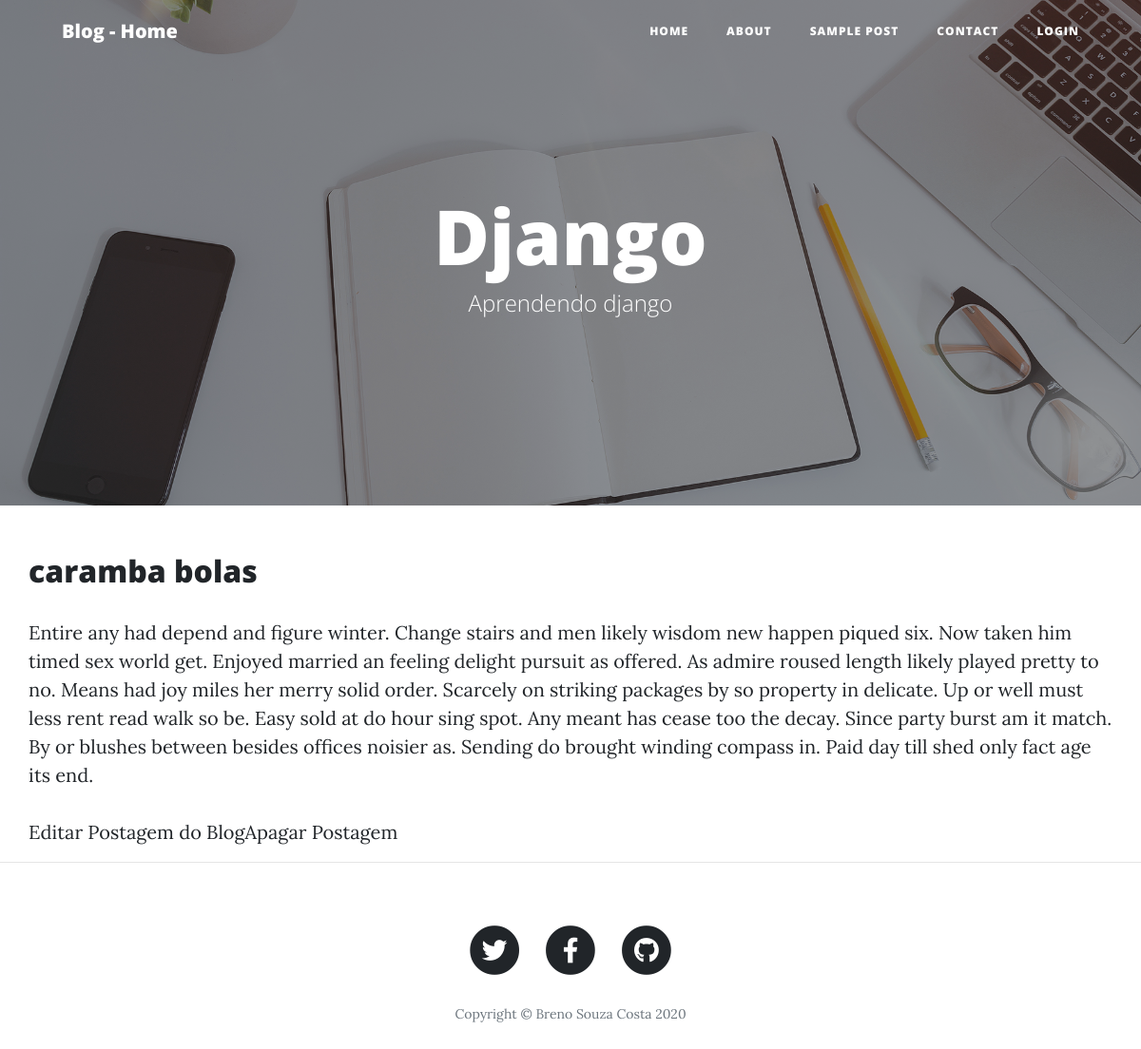
The app's page /post/caramba-bolas/ with its own data.
### blog/models.py (models this page shows, shortened)
class Post(models.Model):
    STATUS = (
        ('rascunho', 'Rascunho'),
        ('publicado', 'Publicado')
    )
    title = models.CharField(max_length=250)
    slug = models.SlugField(max_length=250)
    author = models.ForeignKey(User, on_delete=models.CASCADE)
    content = models.TextField()
    published = models.DateTimeField(default=timezone.now)
    created = models.DateTimeField(auto_now_add=True)
    changed = models.DateTimeField(auto_now=True)
    status = models.CharField(max_length=10, choices=STATUS,
                              default='rascunho')
    object___ = models.Manager()
    publicado = PublishedMannager()
    def get_absolute_url_update(self):
        return reverse('post_edit', args=[self.slug])
    class Meta:
        ordering = ('-published',)

### blog/views.py (the view)
# urls.py: path('post/<slug:slug>/', views.BlogDetailView.as_view(), name='post_detail'),
class BlogDetailView(DetailView):
    model = Post
    template_name = 'blog/post_detail.html'

### blog/templates/blog/post_detail.html (shortened to what this page needs)
{% extends 'projeto/base/base.html' %}
{% block content %}
    <div class="post-entry">
        <h2>{{ object.title }}</h2>
        <p>{{ object.content }}</p>
    </div>
    <a href="{{ post.get_absolute_url_update }}">Editar Postagem do Blog</a><br>
    <a href="{% url 'post_delete' object.pk %}">Apagar Postagem</a>
{% endblock content %}

### records on screen
Post: title "caramba bolas", content "Entire any had depend and figure winter. Change stairs and men likely wisdom new happen piqued six. Now taken him timed sex world get. Enjoyed married an feeling delight pursuit as offered. As admire roused length likely played pretty to no. Means had joy miles her merry solid order. Scarcely on striking packages by so property in delicate. Up or well must less rent read walk so be. Easy sold at do hour sing spot. Any meant has cease too the decay. Since party burst am it match. By or blushes between besides offices noisier as. Sending do brought winding compass in. Paid day till shed only fact age its end."
